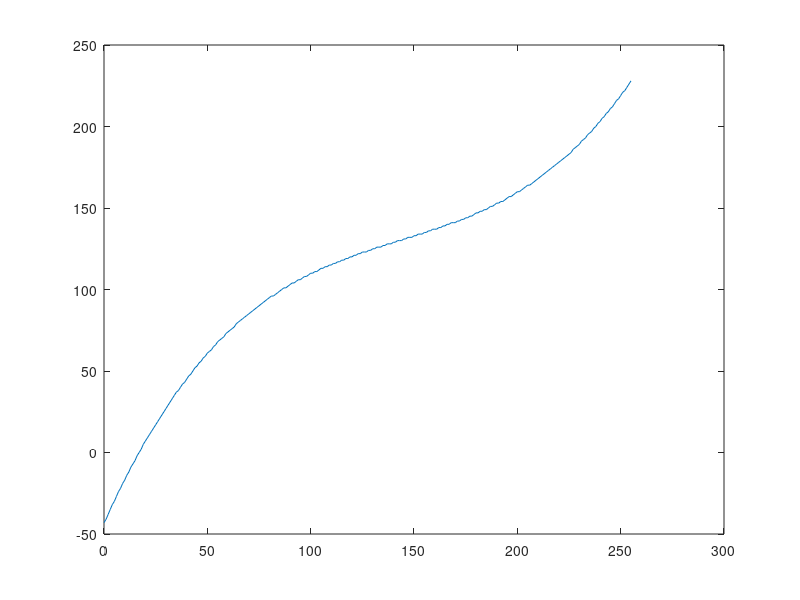

Reproduce this figure in MATLAB.
clear;

% N = the maximum size of our duty_cycle value.
N = 255;
% M = The maximum value of distance in. In our case we take distance / 4
% into our lut, so M = 255
M = 255;

%brightness = [0 12.5 25 37.5 50 70 85 95 100];
%duty_cycle = [0 1 5 12.5 24 37.5 60 78 100];

distance_meas = [3778 2500 1469 427];
distance_meas_norm = 100 * (255 - distance_meas / 16) / 255;
brightness = [10 33 80 100];
duty_cycle = distance_meas_norm;

% The start, use these brightness and duty_cycle values. Then note the
% actual brightness at every duty cycle and adjust accordingly.
%brightness = [10 20 30 40 50 60 70 80 90 100];
%duty_cycle = [10 20 30 40 50 60 70 80 90 100];


%brightness = [0 10 33 80 95.6 100];
%duty_cycle = [0 7.4 39 63.95 89.53 100];
plot(brightness, duty_cycle);

distance = brightness * M / 100;
duty_cycle_normalized = duty_cycle * N / 100;

coeff = polyfit(distance, duty_cycle_normalized, 3);
x = [0:M];
plot(x,floor(polyval(coeff,x)));

%%
%% Data exporting
%%
quant = floor(polyval(coeff,x));
quant(quant < 0) = 0;
quant(quant > 255) = 255;

LUT_data = sprintf('( %d ),\n',quant);
LUT_data(end-1) = ' ';

preamble = {
'library IEEE;'
'use IEEE.STD_LOGIC_1164.ALL;'
'package LED_LUT_pkg is'
sprintf('type array_1d is array (0 to %d) of integer;',M)
'constant d2d_LUT : array_1d := ('
};

post = {
');'
'end package LED_LUT_pkg;'
};
LUT_data = strcat(sprintf("%s\n",preamble{:}),LUT_data,sprintf("%s\n",post{:}));

file = fopen('LED_LUT.vhd','w');
fprintf(file,"%s",LUT_data);
fclose(file);